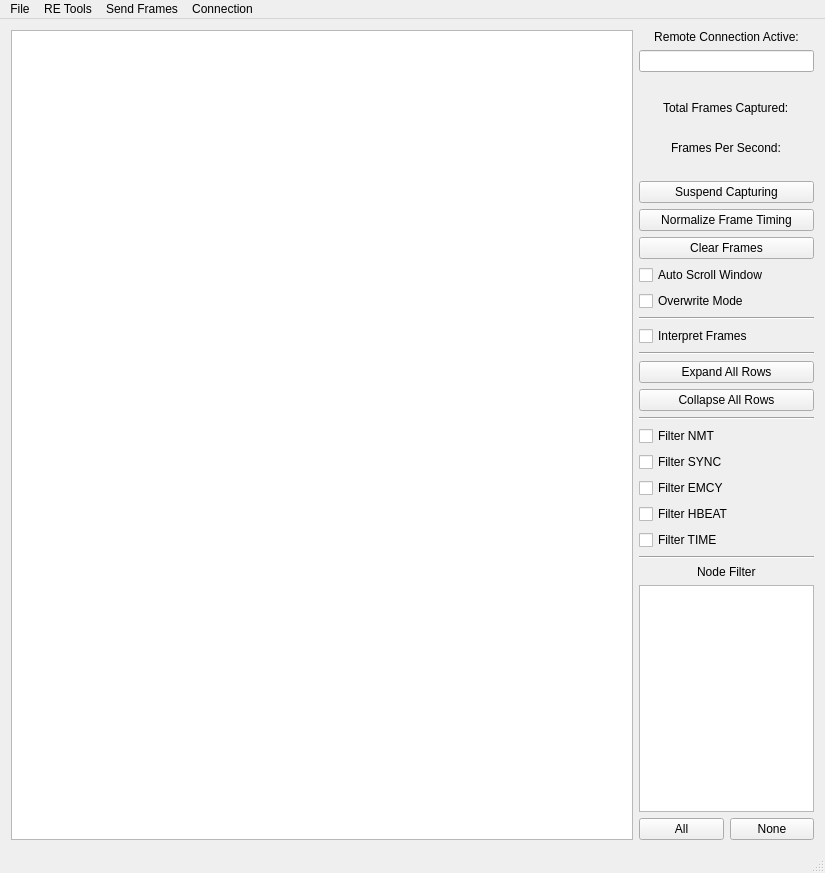
<?xml version="1.0" encoding="UTF-8"?>
<ui version="4.0">
 <class>MainWindow</class>
 <widget class="QMainWindow" name="MainWindow">
  <property name="geometry">
   <rect>
    <x>0</x>
    <y>0</y>
    <width>825</width>
    <height>873</height>
   </rect>
  </property>
  <property name="sizePolicy">
   <sizepolicy hsizetype="Fixed" vsizetype="Fixed">
    <horstretch>0</horstretch>
    <verstretch>0</verstretch>
   </sizepolicy>
  </property>
  <property name="minimumSize">
   <size>
    <width>800</width>
    <height>500</height>
   </size>
  </property>
  <property name="windowTitle">
   <string>SavvyCAN</string>
  </property>
  <widget class="QWidget" name="centralWidget">
   <layout class="QHBoxLayout" name="horizontalLayout" stretch="1,0">
    <item>
     <widget class="QTableView" name="canFramesView">
      <property name="font">
       <font>
        <pointsize>11</pointsize>
        <weight>50</weight>
        <bold>false</bold>
       </font>
      </property>
      <property name="alternatingRowColors">
       <bool>true</bool>
      </property>
      <property name="verticalScrollMode">
       <enum>QAbstractItemView::ScrollPerPixel</enum>
      </property>
      <property name="wordWrap">
       <bool>false</bool>
      </property>
     </widget>
    </item>
    <item>
     <layout class="QVBoxLayout" name="verticalLayout">
      <item>
       <widget class="QLabel" name="lblRemoteConn">
        <property name="enabled">
         <bool>true</bool>
        </property>
        <property name="text">
         <string>Remote Connection Active:</string>
        </property>
        <property name="alignment">
         <set>Qt::AlignCenter</set>
        </property>
       </widget>
      </item>
      <item>
       <widget class="QLineEdit" name="lineRemoteKey">
        <property name="enabled">
         <bool>true</bool>
        </property>
        <property name="maximumSize">
         <size>
          <width>1000</width>
          <height>50</height>
         </size>
        </property>
        <property name="baseSize">
         <size>
          <width>150</width>
          <height>50</height>
         </size>
        </property>
        <property name="maxLength">
         <number>8</number>
        </property>
        <property name="alignment">
         <set>Qt::AlignLeading|Qt::AlignLeft|Qt::AlignVCenter</set>
        </property>
        <property name="readOnly">
         <bool>true</bool>
        </property>
       </widget>
      </item>
      <item>
       <widget class="QLabel" name="lblContMsg">
        <property name="font">
         <font>
          <pointsize>11</pointsize>
          <weight>75</weight>
          <italic>true</italic>
          <bold>true</bold>
         </font>
        </property>
        <property name="text">
         <string/>
        </property>
        <property name="alignment">
         <set>Qt::AlignCenter</set>
        </property>
       </widget>
      </item>
      <item alignment="Qt::AlignHCenter">
       <widget class="QLabel" name="label">
        <property name="sizePolicy">
         <sizepolicy hsizetype="Preferred" vsizetype="Fixed">
          <horstretch>0</horstretch>
          <verstretch>0</verstretch>
         </sizepolicy>
        </property>
        <property name="text">
         <string>Total Frames Captured:</string>
        </property>
       </widget>
      </item>
      <item alignment="Qt::AlignHCenter">
       <widget class="QLabel" name="lbNumFrames">
        <property name="sizePolicy">
         <sizepolicy hsizetype="Preferred" vsizetype="Fixed">
          <horstretch>0</horstretch>
          <verstretch>0</verstretch>
         </sizepolicy>
        </property>
        <property name="text">
         <string/>
        </property>
       </widget>
      </item>
      <item alignment="Qt::AlignHCenter">
       <widget class="QLabel" name="label_6">
        <property name="sizePolicy">
         <sizepolicy hsizetype="Preferred" vsizetype="Fixed">
          <horstretch>0</horstretch>
          <verstretch>0</verstretch>
         </sizepolicy>
        </property>
        <property name="text">
         <string>Frames Per Second:</string>
        </property>
       </widget>
      </item>
      <item alignment="Qt::AlignHCenter">
       <widget class="QLabel" name="lbFPS">
        <property name="sizePolicy">
         <sizepolicy hsizetype="Preferred" vsizetype="Fixed">
          <horstretch>0</horstretch>
          <verstretch>0</verstretch>
         </sizepolicy>
        </property>
        <property name="text">
         <string/>
        </property>
       </widget>
      </item>
      <item>
       <widget class="QPushButton" name="btnCaptureToggle">
        <property name="text">
         <string>Suspend Capturing</string>
        </property>
        <property name="checkable">
         <bool>false</bool>
        </property>
       </widget>
      </item>
      <item>
       <widget class="QPushButton" name="btnNormalize">
        <property name="text">
         <string>Normalize Frame Timing</string>
        </property>
       </widget>
      </item>
      <item>
       <widget class="QPushButton" name="btnClearFrames">
        <property name="text">
         <string>Clear Frames</string>
        </property>
       </widget>
      </item>
      <item>
       <widget class="QCheckBox" name="cbAutoScroll">
        <property name="text">
         <string>Auto Scroll Window</string>
        </property>
       </widget>
      </item>
      <item>
       <widget class="QCheckBox" name="cbOverwrite">
        <property name="enabled">
         <bool>true</bool>
        </property>
        <property name="text">
         <string>Overwrite Mode</string>
        </property>
       </widget>
      </item>
      <item>
       <widget class="Line" name="line">
        <property name="orientation">
         <enum>Qt::Horizontal</enum>
        </property>
       </widget>
      </item>
      <item>
       <widget class="QCheckBox" name="cbInterpret">
        <property name="text">
         <string>Interpret Frames</string>
        </property>
       </widget>
      </item>
      <item>
       <widget class="Line" name="line_4">
        <property name="orientation">
         <enum>Qt::Horizontal</enum>
        </property>
       </widget>
      </item>
      <item>
       <widget class="QPushButton" name="btnExpandAll">
        <property name="text">
         <string>Expand All Rows</string>
        </property>
       </widget>
      </item>
      <item>
       <widget class="QPushButton" name="btnCollapseAll">
        <property name="text">
         <string>Collapse All Rows</string>
        </property>
       </widget>
      </item>
      <item>
       <widget class="Line" name="line_3">
        <property name="orientation">
         <enum>Qt::Horizontal</enum>
        </property>
       </widget>
      </item>
      <item>
       <widget class="QCheckBox" name="filterNMT">
        <property name="text">
         <string>Filter NMT</string>
        </property>
       </widget>
      </item>
      <item>
       <widget class="QCheckBox" name="filterSYNC">
        <property name="text">
         <string>Filter SYNC</string>
        </property>
       </widget>
      </item>
      <item>
       <widget class="QCheckBox" name="filterEMCY">
        <property name="text">
         <string>Filter EMCY</string>
        </property>
       </widget>
      </item>
      <item>
       <widget class="QCheckBox" name="filterHBEAT">
        <property name="text">
         <string>Filter HBEAT</string>
        </property>
       </widget>
      </item>
      <item>
       <widget class="QCheckBox" name="filterTIME">
        <property name="text">
         <string>Filter TIME</string>
        </property>
       </widget>
      </item>
      <item>
       <widget class="Line" name="line_2">
        <property name="orientation">
         <enum>Qt::Horizontal</enum>
        </property>
       </widget>
      </item>
      <item alignment="Qt::AlignHCenter">
       <widget class="QLabel" name="label_7">
        <property name="text">
         <string>Node Filter</string>
        </property>
       </widget>
      </item>
      <item alignment="Qt::AlignHCenter">
       <widget class="QListWidget" name="listFilters">
        <property name="sizePolicy">
         <sizepolicy hsizetype="Fixed" vsizetype="Expanding">
          <horstretch>0</horstretch>
          <verstretch>0</verstretch>
         </sizepolicy>
        </property>
        <property name="minimumSize">
         <size>
          <width>0</width>
          <height>160</height>
         </size>
        </property>
        <property name="maximumSize">
         <size>
          <width>175</width>
          <height>16777215</height>
         </size>
        </property>
       </widget>
      </item>
      <item>
       <layout class="QHBoxLayout" name="horizontalLayout_3">
        <item>
         <widget class="QPushButton" name="btnFilterAll">
          <property name="text">
           <string>All</string>
          </property>
         </widget>
        </item>
        <item>
         <widget class="QPushButton" name="btnFilterNone">
          <property name="text">
           <string>None</string>
          </property>
         </widget>
        </item>
       </layout>
      </item>
     </layout>
    </item>
   </layout>
  </widget>
  <widget class="QMenuBar" name="menuBar">
   <property name="geometry">
    <rect>
     <x>0</x>
     <y>0</y>
     <width>825</width>
     <height>22</height>
    </rect>
   </property>
   <widget class="QMenu" name="menu_RE_Tools">
    <property name="title">
     <string>RE Tools</string>
    </property>
    <addaction name="actionFlow_View"/>
    <addaction name="actionGraph_Dta"/>
    <addaction name="actionFrame_Data_Analysis"/>
    <addaction name="actionFile_Comparison"/>
    <addaction name="actionDBC_Comparison"/>
    <addaction name="actionRange_State_2"/>
    <addaction name="actionSingle_Multi_State_2"/>
    <addaction name="actionISO_TP_Decoder"/>
    <addaction name="actionSniffer"/>
    <addaction name="actionCapture_Bisector"/>
    <addaction name="actionSignal_Viewer"/>
    <addaction name="actionTemporal_Graph"/>
   </widget>
   <widget class="QMenu" name="menuSend_Frames">
    <property name="title">
     <string>Send Frames</string>
    </property>
    <addaction name="action_Playback"/>
    <addaction name="action_Custom"/>
    <addaction name="actionScripting_INterface"/>
    <addaction name="actionFuzzing"/>
    <addaction name="actionUDS_Scanner"/>
    <addaction name="actionFirmware_Update"/>
    <addaction name="actionMotorControlConfig"/>
   </widget>
   <widget class="QMenu" name="menuFile">
    <property name="title">
     <string>File</string>
    </property>
    <addaction name="actionOpen_Log_File"/>
    <addaction name="actionSave_Filtered_Log_File"/>
    <addaction name="actionSave_Log_File"/>
    <addaction name="actionSave_Continuous_Logfile"/>
    <addaction name="separator"/>
    <addaction name="separator"/>
    <addaction name="actionLoad_Filter_Definition"/>
    <addaction name="actionSave_Filter_Definition"/>
    <addaction name="separator"/>
    <addaction name="actionDBC_File_Manager"/>
    <addaction name="actionSave_Decoded_Frames"/>
    <addaction name="separator"/>
    <addaction name="actionPreferences"/>
    <addaction name="separator"/>
    <addaction name="actionExit_Application"/>
   </widget>
   <widget class="QMenu" name="menuConnection">
    <property name="title">
     <string>Connection</string>
    </property>
    <addaction name="actionSetup"/>
   </widget>
   <addaction name="menuFile"/>
   <addaction name="menu_RE_Tools"/>
   <addaction name="menuSend_Frames"/>
   <addaction name="menuConnection"/>
  </widget>
  <widget class="QStatusBar" name="statusBar"/>
  <action name="action_Playback">
   <property name="text">
    <string>Playback</string>
   </property>
  </action>
  <action name="action_Custom">
   <property name="text">
    <string>Custom</string>
   </property>
  </action>
  <action name="actionFlow_View">
   <property name="text">
    <string>Flow View</string>
   </property>
  </action>
  <action name="actionFuzzy_Scope">
   <property name="text">
    <string>Fuzzy Scope</string>
   </property>
  </action>
  <action name="actionGraph_Dta">
   <property name="text">
    <string>Graph Data</string>
   </property>
  </action>
  <action name="actionOpen_Log_File">
   <property name="text">
    <string>Load Log File</string>
   </property>
  </action>
  <action name="actionSave_Log_File">
   <property name="text">
    <string>Save Log File</string>
   </property>
  </action>
  <action name="actionFrame_Data_Analysis">
   <property name="text">
    <string>Frame Data Analysis</string>
   </property>
  </action>
  <action name="actionLoad_DBC_File">
   <property name="text">
    <string>Load DBC File</string>
   </property>
  </action>
  <action name="actionEdit_Messages_Signals">
   <property name="text">
    <string>Edit Messages/Signals</string>
   </property>
  </action>
  <action name="actionSave_DBC_File">
   <property name="text">
    <string>Save DBC File</string>
   </property>
  </action>
  <action name="actionSave_Decoded_Frames">
   <property name="text">
    <string>Save Decoded Frames</string>
   </property>
  </action>
  <action name="actionExit_Application">
   <property name="text">
    <string>Exit Application</string>
   </property>
  </action>
  <action name="actionFile_Comparison">
   <property name="text">
    <string>File Comparison</string>
   </property>
  </action>
  <action name="actionPreferences">
   <property name="text">
    <string>Preferences</string>
   </property>
  </action>
  <action name="actionSave_Filtered_Log_File">
   <property name="text">
    <string>Save Filtered Log File</string>
   </property>
  </action>
  <action name="actionLoad_Filter_Definition">
   <property name="text">
    <string>Load Filter Definition</string>
   </property>
  </action>
  <action name="actionSave_Filter_Definition">
   <property name="text">
    <string>Save Filter Definition</string>
   </property>
  </action>
  <action name="actionFirmware_Uploader">
   <property name="text">
    <string>Firmware Uploader</string>
   </property>
  </action>
  <action name="actionSetup">
   <property name="text">
    <string>Open Connection Window</string>
   </property>
  </action>
  <action name="actionConnect">
   <property name="text">
    <string>Connect</string>
   </property>
  </action>
  <action name="actionScripting_INterface">
   <property name="text">
    <string>Scripting Interface</string>
   </property>
  </action>
  <action name="actionRange_State_2">
   <property name="text">
    <string>Range State</string>
   </property>
  </action>
  <action name="actionSingle_Multi_State_2">
   <property name="text">
    <string>Single/Multi State</string>
   </property>
  </action>
  <action name="actionDBC_File_Manager">
   <property name="text">
    <string>DBC File Manager</string>
   </property>
  </action>
  <action name="actionFuzzing">
   <property name="text">
    <string>Fuzzing</string>
   </property>
  </action>
  <action name="actionUDS_Scanner">
   <property name="text">
    <string>UDS Scanner</string>
   </property>
  </action>
  <action name="actionISO_TP_Decoder">
   <property name="text">
    <string>ISO-TP Decoder</string>
   </property>
  </action>
  <action name="actionSniffer">
   <property name="text">
    <string>Sniffer</string>
   </property>
  </action>
  <action name="actionFirmware_Update">
   <property name="text">
    <string>Firmware Update</string>
   </property>
  </action>
  <action name="actionMotorControlConfig">
   <property name="text">
    <string>MotorControlConfig</string>
   </property>
  </action>
  <action name="actionCapture_Bisector">
   <property name="text">
    <string>Capture Bisector</string>
   </property>
  </action>
  <action name="actionSignal_Viewer">
   <property name="text">
    <string>Signal Viewer</string>
   </property>
  </action>
  <action name="actionSave_Continuous_Logfile">
   <property name="text">
    <string>Start Continuous Logging</string>
   </property>
  </action>
  <action name="actionTemporal_Graph">
   <property name="text">
    <string>Temporal Graph</string>
   </property>
  </action>
  <action name="actionDBC_Comparison">
   <property name="text">
    <string>DBC Comparison</string>
   </property>
  </action>
 </widget>
 <layoutdefault spacing="6" margin="11"/>
 <resources/>
 <connections/>
 <slots>
  <slot>handleLoadFile()</slot>
  <slot>connButtonPress()</slot>
  <slot>showGraphingWindow()</slot>
  <slot>showFrameDataAnalysis()</slot>
 </slots>
</ui>
